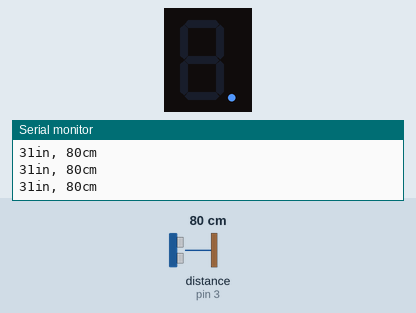
Simulated run of this sketch. Board: Arduino Uno, built with avr-gcc and run on an emulated ATmega328P. Parts: 1-digit seven-segment display, the last lines printed to the serial monitor. Wiring (inferred from the names in the program): ultrasonic range finder: trigger pin 2; echo pin 3; 1-digit 7-segment display, segments lit when LOW: segments pin 6, pin 7, pin 9, pin 10, pin 11, pin 5, pin 4, pin 8. The inputs (shaded band) are chosen by the test bench; at power-on: distance to the obstacle (sensor on pin 3) 80 cm. The echo pulse lasts 58.3 µs per cm; the segment pins are drawn as the display they are named for.

Above: at 1.2 s.
1.3 s: distance to the obstacle (sensor on pin 3) set to 30 cm
2.8 s: distance to the obstacle (sensor on pin 3) set to 24 cm
At 4.0 s:
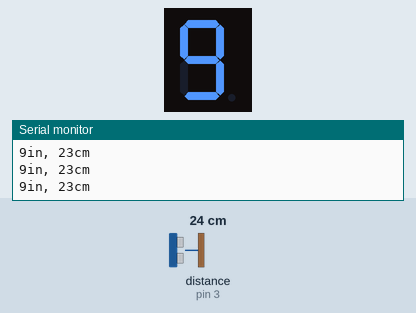
4.3 s: distance to the obstacle (sensor on pin 3) set to 9 cm
At 4.8 s:
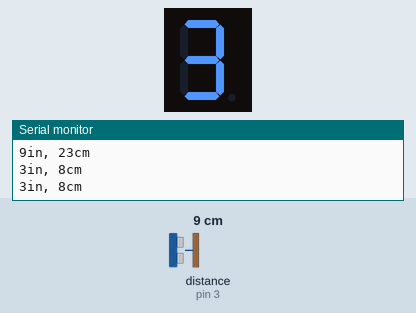
5.9 s: distance to the obstacle (sensor on pin 3) set to 7 cm
At 6.3 s:
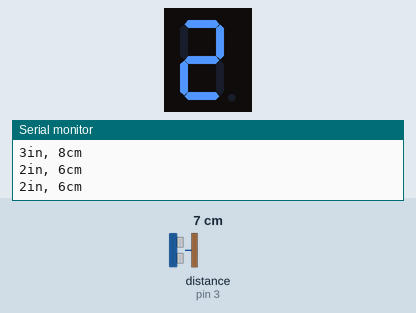
7.5 s: distance to the obstacle (sensor on pin 3) set to 2 cm
At 8.8 s:
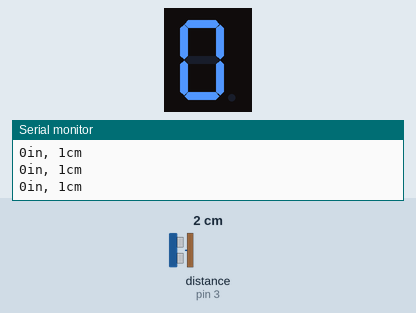
9.1 s: distance to the obstacle (sensor on pin 3) set to 5 cm
At 10.4 s:
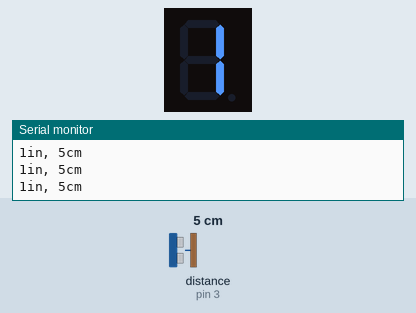
Timing chart, 0 to 11.6 s (numbered marks = the images above; inputs shaded):
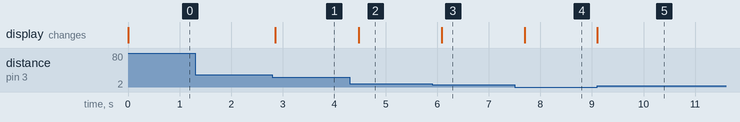

Measured:
- after the input at 2.8 s, the display: changes after 0.06 s (image 1)
- after the input at 4.3 s, the display: changes after 0.18 s (image 2)
- after the input at 5.9 s, the display: changes after 0.19 s (image 3)
- after the input at 7.5 s, the display: changes after 0.20 s (image 4)
- after the input at 9.1 s, the display: changes at once (image 5)

The sketch:

Assignment-1__code_.ino
```cpp
long inches = 0;
long cm = 0;

long calculateTime(int triggerPin, int echoPin)
{
  digitalWrite(triggerPin, LOW);
  delayMicroseconds(2);
  digitalWrite(triggerPin, HIGH);
  delayMicroseconds(10);
  digitalWrite(triggerPin, LOW);
  return pulseIn(echoPin, HIGH);
}

void setup()
{
  Serial.begin(9600);
  pinMode(2,OUTPUT); // Trigger pin of SONAR sensor.
  pinMode(3,INPUT); // ECHO pin of SONAR sensor.
  pinMode(4,OUTPUT); // G pin of 7-Segment Display.
  pinMode(5,OUTPUT); // F pin of 7-Segment Display.
  pinMode(6,OUTPUT); // A pin of 7-Segment Display.
  pinMode(7,OUTPUT); // B pin of 7-Segment Display.
  pinMode(8,OUTPUT); // DP pin of 7-Segment Display.
  pinMode(9,OUTPUT); // C pin of 7-Segment Display.
  pinMode(10,OUTPUT); // D pin of 7-Segment Display.
  pinMode(11,OUTPUT); // E pin of 7-Segment Display.
}

void loop()
{
  cm = 0.01723 * calculateTime(2,3);
  inches = (cm / 2.54);
  Serial.print(inches);
  Serial.print("in, ");
  Serial.print(cm);
  Serial.println("cm");
  if(inches >= 0 && inches<1) // Show 0 on 7-Segement Display.
  {
      digitalWrite(4,HIGH);
      digitalWrite(5,LOW);
      digitalWrite(6,LOW);
      digitalWrite(7,LOW);
      digitalWrite(8,HIGH);
      digitalWrite(9,LOW);
      digitalWrite(10,LOW);
      digitalWrite(11,LOW);
  }
  else if(inches >= 1 && inches<2) // Show 1 on 7-Segement Display.
  {
      digitalWrite(4,HIGH);
      digitalWrite(5,HIGH);
      digitalWrite(6,HIGH);
      digitalWrite(7,LOW);
      digitalWrite(8,HIGH);
      digitalWrite(9,LOW);
      digitalWrite(10,HIGH);
      digitalWrite(11,HIGH);
  }
    else if( inches >= 2 && inches<3) // Show 2 on 7-Segement Display.
  {
      digitalWrite(4,LOW);
      digitalWrite(5,HIGH);
      digitalWrite(6,LOW);
      digitalWrite(7,LOW);
      digitalWrite(8,HIGH);
      digitalWrite(9,HIGH);
      digitalWrite(10,LOW);
      digitalWrite(11,LOW);
  }
      else if( inches >= 3 && inches<4) // Show 3 on 7-Segement Display.
  {
      digitalWrite(4,LOW);
      digitalWrite(5,HIGH);
      digitalWrite(6,LOW);
      digitalWrite(7,LOW);
      digitalWrite(8,HIGH);
      digitalWrite(9,LOW);
      digitalWrite(10,LOW);
      digitalWrite(11,HIGH);
  }
      else if( inches >= 4 && inches<5) // Show 4 on 7-Segement Display.
  {
      digitalWrite(4,LOW);
      digitalWrite(5,LOW);
      digitalWrite(6,HIGH);
      digitalWrite(7,LOW);
      digitalWrite(8,HIGH);
      digitalWrite(9,LOW);
      digitalWrite(10,HIGH);
      digitalWrite(11,HIGH);
  }
      else if( inches >= 5 && inches<6) // Show 5 on 7-Segement Display.
  {
      digitalWrite(4,LOW);
      digitalWrite(5,LOW);
      digitalWrite(6,LOW);
      digitalWrite(7,HIGH);
      digitalWrite(8,HIGH);
      digitalWrite(9,LOW);
      digitalWrite(10,LOW);
      digitalWrite(11,HIGH);
  }
      else if( inches >= 6 && inches<7) // Show 6 on 7-Segement Display.
  {
      digitalWrite(4,LOW);
      digitalWrite(5,LOW);
      digitalWrite(6,LOW);
      digitalWrite(7,HIGH);
      digitalWrite(8,HIGH);
      digitalWrite(9,LOW);
      digitalWrite(10,LOW);
      digitalWrite(11,LOW);
  }
      else if( inches >= 7 && inches<8) // Show 7 on 7-Segement Display.
  {
      digitalWrite(4,HIGH);
      digitalWrite(5,HIGH);
      digitalWrite(6,LOW);
      digitalWrite(7,LOW);
      digitalWrite(8,HIGH);
      digitalWrite(9,LOW);
      digitalWrite(10,HIGH);
      digitalWrite(11,HIGH);
  }
      else if( inches >= 8 && inches<9) // Show 8 on 7-Segement Display.
  {
      digitalWrite(4,LOW);
      digitalWrite(5,LOW);
      digitalWrite(6,LOW);
      digitalWrite(7,LOW);
      digitalWrite(8,HIGH);
      digitalWrite(9,LOW);
      digitalWrite(10,LOW);
      digitalWrite(11,LOW);
  }
      else if( inches >= 9 && inches<10) // Show 9 on 7-Segement Display.
  {
      digitalWrite(4,LOW);
      digitalWrite(5,LOW);
      digitalWrite(6,LOW);
      digitalWrite(7,LOW);
      digitalWrite(8,HIGH);
      digitalWrite(9,LOW);
      digitalWrite(10,LOW);
      digitalWrite(11,HIGH);
  }
  else // Turn the DP Light ON on the 7-Segment Display.
  {
      digitalWrite(4,HIGH);
      digitalWrite(5,HIGH);
      digitalWrite(6,HIGH);
      digitalWrite(7,HIGH);
      digitalWrite(8,LOW);
      digitalWrite(9,HIGH);
      digitalWrite(10,HIGH);
      digitalWrite(11,HIGH);
  }
  delay(200); // Wait for 200 millisecond(s)
}
```
